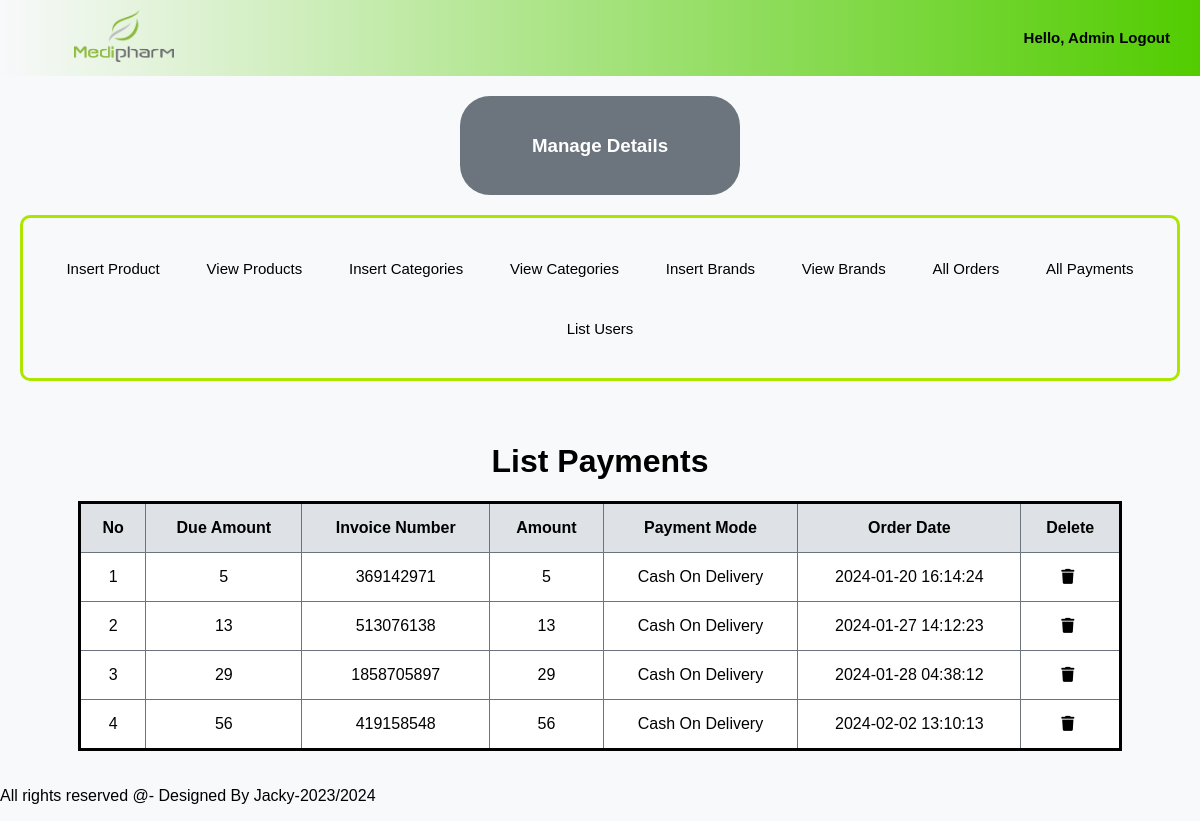
/admin_area/index.php?list_payments, run on the app's committed database.
### tables this page shows
CREATE TABLE `user_payments` (
  `payment_id` int(11) NOT NULL,
  `order_id` int(11) NOT NULL,
  `invoice_number` int(11) NOT NULL,
  `amount` int(11) NOT NULL,
  `payment_mode` varchar(255) NOT NULL,
  `date` timestamp NOT NULL DEFAULT current_timestamp() ON UPDATE current_timestamp()
);

### admin_area/list_payments.php (the view, shortened to what this page needs)
    <h1>List Payments</h1>
<table>
<?php
$get_payments="SELECT * FROM `user_payments`";
$result=mysqli_query($con,$get_payments);
$rows_count=mysqli_num_rows($result);
echo "<tr>
<th>No</th>
<th>Due Amount</th>
<th>Invoice Number</th>
<th>Amount</th>
<th>Payment Mode</th>
<th>Order Date</th>
<th>Delete</th>
</tr>";
if($rows_count==0){
echo "<h2>No Payments Received</h2>";
}else{
$number=0;
while($rows_data=mysqli_fetch_assoc($result)){
$payment_id=$rows_data['payment_id'];
$amount=$rows_data['amount'];
$invoice_number=$rows_data['invoice_number'];
$payment_mode=$rows_data['payment_mode'];
$date=$rows_data['date'];
$number++;
        echo "<tr>
        <td>$number</td>
        <td>$amount</td>
        <td>$invoice_number</td>
        <td>$amount</td>
        <td>$payment_mode</td>
        <td>$date</td>
        <td><a href='index.php?delete_payments=$payment_id'><i class='fa-solid fa-trash'></i></a></td>
    </tr>";
    }
}
?>
</table>

### admin_area/index.php (style rules this page uses)
body { margin: 0; padding: 0; font-family: 'Arial', sans-serif; background-color: #f8f9fa; }
a { text-decoration: none; font-size: 15px; }

### admin_area/list_payments.php (style rules this page uses)
h1 { text-align: center; }
table { margin: auto; border-collapse: collapse; width: 90%; border: solid; }
th, td { border: 1px solid #6c757d; padding: 15px; text-align: center; }
th { background-color: #dee2e6; }
td { background-color: #fff; }
a { text-decoration: none; color: #000; }
i { margin-right: 5px; }

### data on the page
user_payments: amount "5", invoice_number "369142971", payment_mode "Cash On Delivery", date "2024-01-20 16:14:24"
user_payments: amount "13", invoice_number "513076138", payment_mode "Cash On Delivery", date "2024-01-27 14:12:23"
user_payments: amount "29", invoice_number "1858705897", payment_mode "Cash On Delivery", date "2024-01-28 04:38:12"
user_payments: amount "56", invoice_number "419158548", payment_mode "Cash On Delivery", date "2024-02-02 13:10:13"
